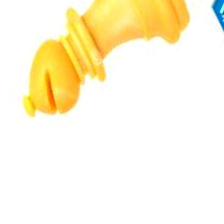
#> input picture data/augmented/bishop/aug_bishop_aug_0_2210_0_1447.png, 224 x 224 px; its folder holds only this picture in this run
$ python check_dataset.py
#> lines starting #> are read from the running program, lines starting #| are printed output that depends on the picture
import os
import numpy as np
from PIL import Image
import matplotlib.pyplot as plt

def check_dataset(directory):
    """
    Проверяет датасет и выводит статистику
    """
#> called with directory = 'data/augmented'
    stats = {}
    total_images = 0

    print("\nПроверка датасета:")
    print("-" * 50)

    for class_name in os.listdir(directory):
        class_path = os.path.join(directory, class_name)
        if not os.path.isdir(class_path):
            continue

        images = [f for f in os.listdir(class_path) if f.lower().endswith(('.png', '.jpg', '.jpeg'))]
        count = len(images)
        stats[class_name] = count
        total_images += count

        print(f"\n{class_name}:")
        print(f"Количество изображений: {count}")

        # Проверяем размеры и формат изображений
        if images:
            sizes = []
            for img_name in images[:100]:  # Проверяем первые 100 изображений
                try:
                    img_path = os.path.join(class_path, img_name)
                    img = Image.open(img_path)
#> img is the input picture: PIL image 224x224 RGB; mean R, G, B 253.3, 246.1, 221.1
                    sizes.append(img.size)
                except Exception as e:
                    print(f"Ошибка при проверке {img_name}: {str(e)}")

            if sizes:
                sizes = np.array(sizes)
#> sizes = [[224, 224]]
                print(f"Средний размер: {np.mean(sizes, axis=0).astype(int)}")
#| Средний размер: [224 224]
                print(f"Минимальный размер: {np.min(sizes, axis=0)}")
#| Минимальный размер: [224 224]
                print(f"Максимальный размер: {np.max(sizes, axis=0)}")
#| Максимальный размер: [224 224]

        # Показываем примеры
        if images:
            plt.figure(figsize=(15, 3))
            plt.suptitle(f'Примеры класса: {class_name}')

            for i, img_name in enumerate(images[:5]):
                img_path = os.path.join(class_path, img_name)
                try:
                    img = Image.open(img_path)
                    plt.subplot(1, 5, i + 1)
                    plt.imshow(img)
                    plt.title(f'Размер: {img.size}')
                    plt.axis('off')
                except Exception as e:
                    print(f"Ошибка при отображении {img_name}: {str(e)}")

            plt.tight_layout()
            plt.savefig(f'dataset_samples_{class_name}.png', dpi=100)
            plt.close()

    print("\nОбщая статистика:")
    print("-" * 50)
    print(f"Общее количество изображений: {total_images}")
    print(f"Среднее количество на класс: {total_images / len(stats):.1f}")

    # Строим график распределения классов
    plt.figure(figsize=(10, 5))
    plt.bar(stats.keys(), stats.values())
    plt.title('Распределение изображений по классам')
    plt.xlabel('Класс')
    plt.ylabel('Количество изображений')
    plt.xticks(rotation=45)
    plt.tight_layout()
    plt.savefig('dataset_distribution.png', dpi=100)
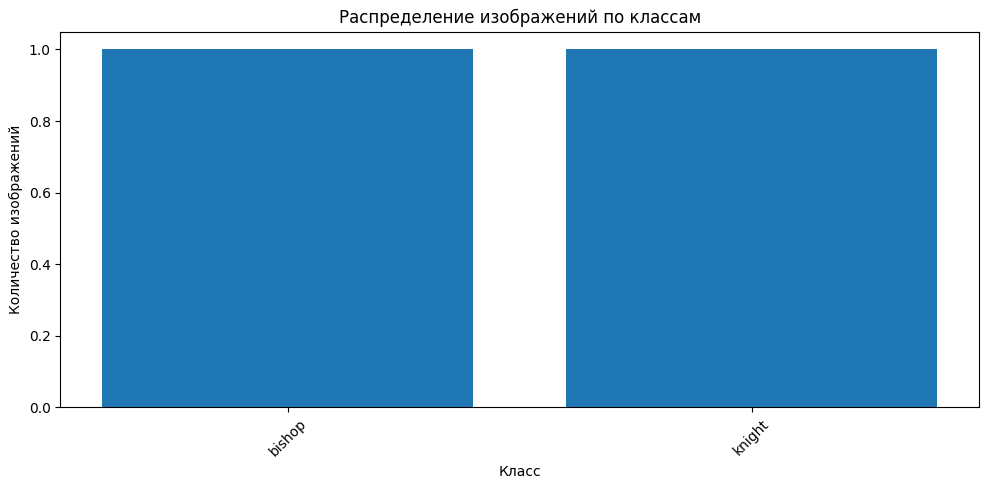
#> figure drawn by matplotlib, 1 panel
    plt.close()

if __name__ == "__main__":
    check_dataset('data/augmented')
